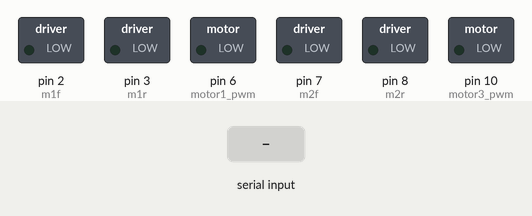
A sketch run on a simulated Arduino Uno, built with avr-gcc and run on an emulated ATmega328P. Parts: switched loads named in the sketch (green lamp = pin HIGH). The test bench sets the inputs (shaded band). What the sketch prints to the serial monitor is not drawn.

Above: at 1.2 s.
1.3 s: "<30,150>" received over Serial
At 2.0 s:
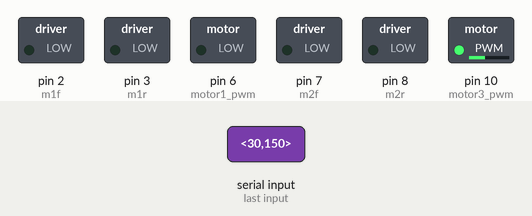
2.8 s: "<2>" received over Serial
At 4.0 s:
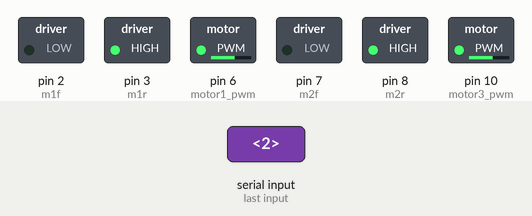
4.3 s: "<90,45>" received over Serial
At 5.5 s:
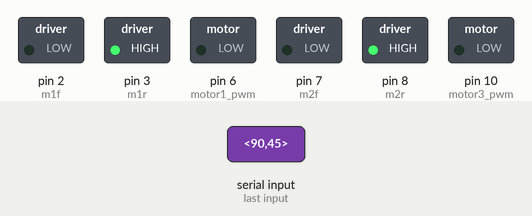
5.8 s: "<0>" received over Serial
At 6.5 s:
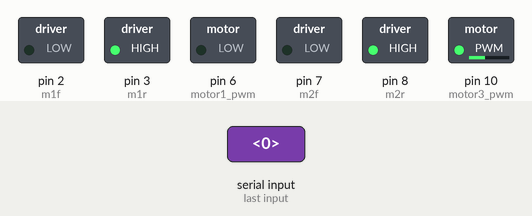
7.3 s: "<4>" received over Serial
At 7.6 s:
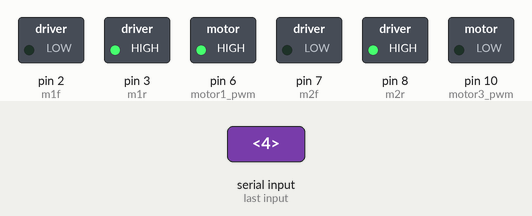
8.8 s: "<3>" received over Serial
At 10.0 s:
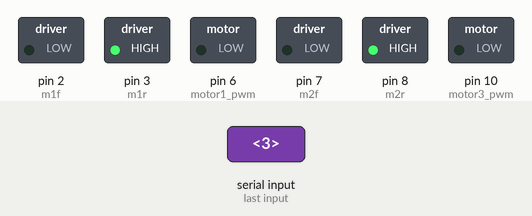
Timing chart, 0 to 11.3 s (numbered marks = the images above; inputs shaded):
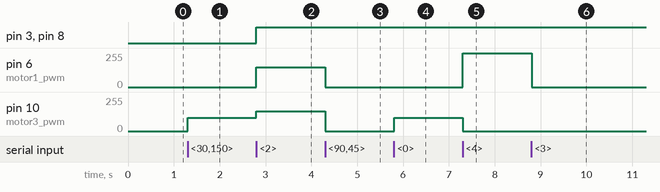

The sketch:

tracker_arduino.ino
```cpp
/*
         @authors:
  Yash Chandak    Ankit Dhall
*/
//Define pin numbers
//use https://item.taobao.com/item.htm?spm=a1z09.2.0.0.59dd2e8dhPtvjy&id=538230731722&_u=t3h7qibba29


int motor1_pwm  = 6;
int motor3_pwm  = 10;

//right motor
int m1f = 2;
int m1r = 3;

//left motor
int m2f = 7;
int m2r = 8;


char value;
int val[3];
int len;
int direc;


void setup()
{
  //start serial communication at Baud rate of 9600
  Serial.begin(9600);
  pinMode(m1f, OUTPUT);
  pinMode(m1r, OUTPUT);
  pinMode(motor1_pwm, OUTPUT);
  pinMode(motor3_pwm, OUTPUT);
  pinMode(m2f, OUTPUT);
  pinMode(m2r, OUTPUT);
}

void execute()
{
  int no;
  int i = 0;

  //convert ASCII value from serial buffer into int
  no = value - '0';
  //Serial.println(no);

  int a, b, c, d;

  /*
    """
    Direction control Index:

    '<' , '>' are the frame check bits for serial communication

    Numbers represent the direction to be moved as per their     	position on numpad
    1: Back Left
    2: Back
    3: Back right
    4: Left
    5: Stay still
    6: Right
    7: Front Left
    8: Forward
    9: Forward right
    """
  */

  switch (no)
  {
    case 0:

      a = 0; b = 100; c = 100; d = 0;
      break;
    case 3:
      a = 0; b = 255; c = 0; d = 100;
      break;


    case 2:
      digitalWrite(m1r, HIGH);
      digitalWrite(m1f, LOW);
      digitalWrite(m2r, HIGH);
      digitalWrite(m2f, LOW);
      a = 150; b = 0; c = 150; d = 0;
      break;


    case 1:
      a = 0; b = 100; c = 0; d = 255;
      break;
    case 4:
      a = 255; b = 0; c = 0; d = 0;
      break;
    case 5:
      a = 0; b = 0; c = 0; d = 0;
      break;
    case 6:
      a = 0; b = 0; c = 255; d = 0;
      break;
    case 7:
      a = 255; b = 0; c = 100; d = 0;
      break;
    case 8:
      digitalWrite(m1f, HIGH);
      digitalWrite(m1r, LOW);
      digitalWrite(m2f, HIGH);
      digitalWrite(m2r, LOW);
      a = 150; b = 0; c = 150; d = 0;
      break;
    case 9:
      a = 100; b = 0; c = 255; d = 0;
      break;
  }

  analogWrite(motor1_pwm, a);
  //analogWrite(m1r, b);
  analogWrite(motor3_pwm, c);
  //analogWrite(m2r, d);
  //delay(255);
}

void loop()
{
  if (Serial.available())
  {
    //Check for frame control bits
    char ch = Serial.read();
    Serial.print(ch);
    if (ch == '<')
    {
      len = 0;
    }
    else if (ch == '>')
    {
      execute();
      //Serial.println(value);
      len = 1;
    }
    else if (len == 0)
      value = ch;
  }
}
```

Measured:
- after the input at 1.3 s, pin 10 (motor3_pwm): 0/255 → 100/255 at once
- after the input at 2.8 s, pin 3 (m1r), pin 8 (m2r): LOW → HIGH at once; pin 6 (motor1_pwm): 0/255 → 150/255 at once; pin 10 (motor3_pwm): 100/255 → 150/255 at once
- after the input at 4.3 s, pin 6 (motor1_pwm), pin 10 (motor3_pwm): 150/255 → 0/255 at once
- after the input at 5.8 s, pin 10 (motor3_pwm): 0/255 → 100/255 at once
- after the input at 7.3 s, pin 6 (motor1_pwm): 0/255 → 255/255 at once; pin 10 (motor3_pwm): 100/255 → 0/255 at once
- after the input at 8.8 s, pin 6 (motor1_pwm): 255/255 → 0/255 at once
